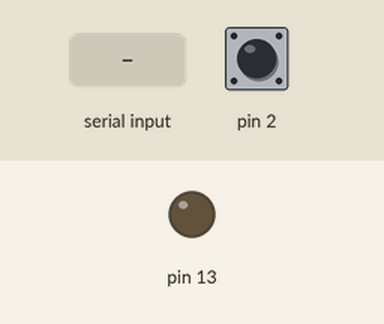
The sketch below on a simulated Arduino Uno, built with avr-gcc and run on an emulated ATmega328P. Parts: output pins drawn as LEDs (lit = HIGH). The inputs (shaded band) are chosen by the test bench; at power-on: pin 2 HIGH. What the sketch prints to the serial monitor is not drawn.

Above: at 1.2 s.
1.3 s: "1" received over Serial
At 2.2 s:
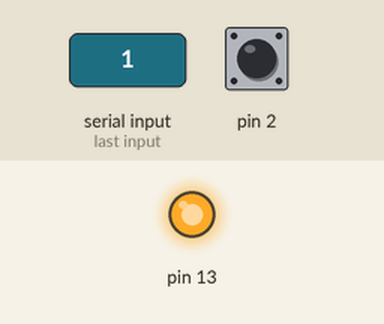
3.0 s: "0" received over Serial
At 3.8 s:
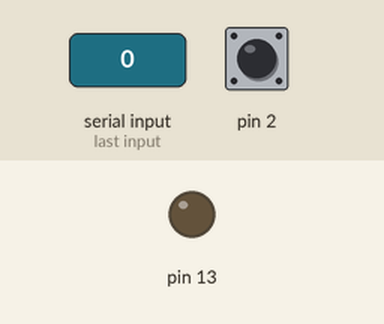
Timing chart, 0 to 6.0 s (numbered marks = the images above; inputs shaded):
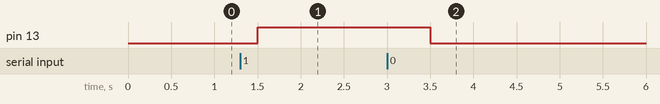

Measured:
- after the input at 1.3 s, pin 13: LOW → HIGH after 0.20 s
- after the input at 3.0 s, pin 13: HIGH → LOW after 0.50 s

The sketch:

lab4_1_test_1.ino
```cpp
// Configuracao
void setup()
{
  // Pino de entrada - Baixo quando o botao eh pressionado
  pinMode(2, INPUT_PULLUP);

  // Saida para o LED
  pinMode(13, OUTPUT);

  // LED inicialmente desligado
  digitalWrite(13, LOW);

  // Inicio da comunicacao serial
  Serial.begin(9600);
}

void loop()
{
  // Se tiver chegado algo na comunicacao serial
  if(Serial.available()){
    // Le o que chegou
  	char data_rcvd = Serial.read();

    // Se tiver chegado 1, acende o LED
    if(data_rcvd == '1'){
      digitalWrite(13, HIGH);
    }
    // Se nao, apaga o LED
    if(data_rcvd == '0'){
      digitalWrite(13,LOW);

    }

  }

  // Se o botao nao estiver pressionado - 0
  if(digitalRead(2) == HIGH){
  	Serial.write('0');
  }
  // Se o botao foi pressionado - 1
  else{
  	Serial.write('1');
  }
  // Delay para evitar spam no serial monitor
  delay(500);
}
```
